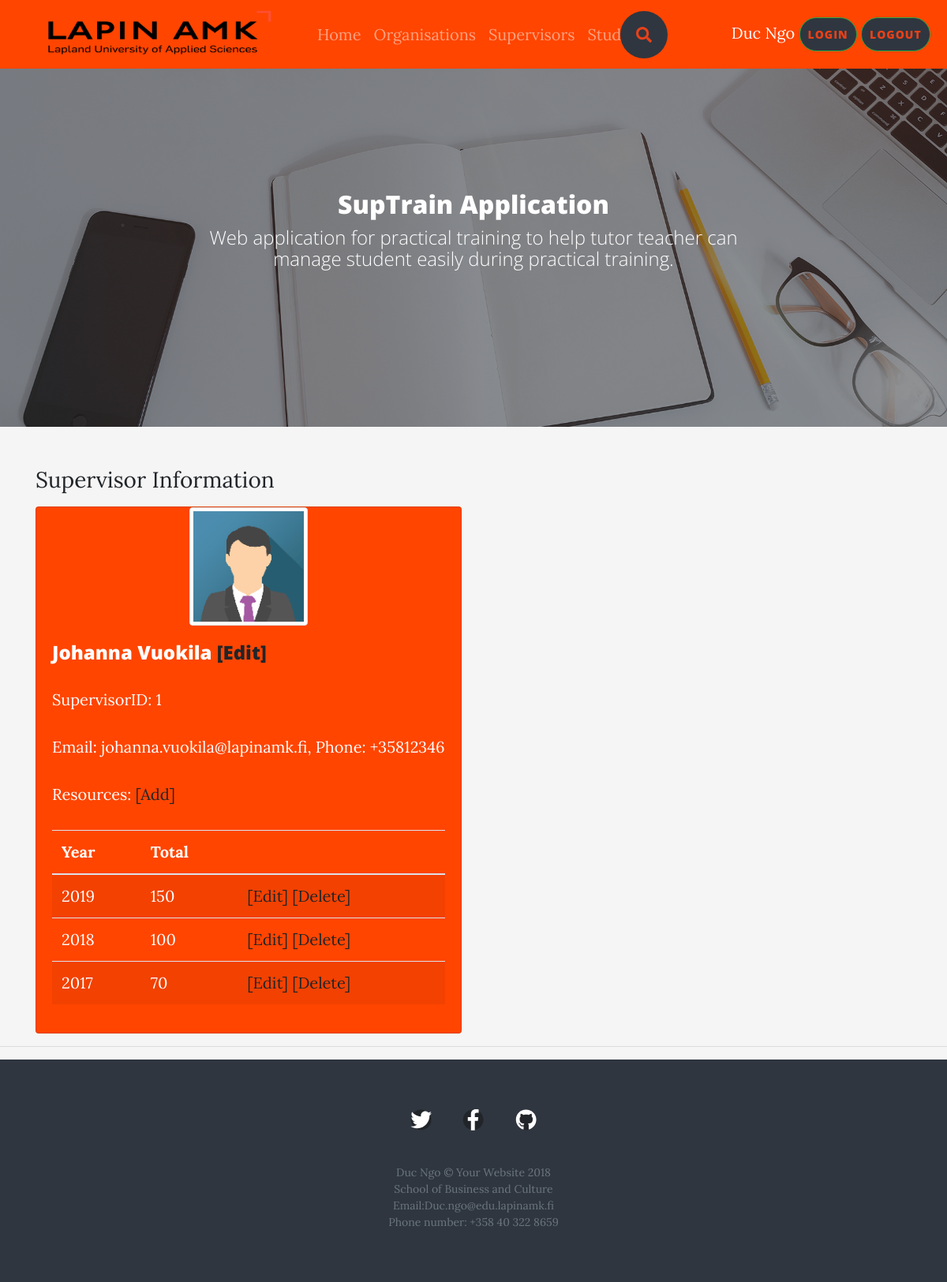
Screenshot of /SuptrainApplication.php?page=supervisorinfo&id=1 (signed in) with the database file from the repository.
### tables this page shows
CREATE TABLE `supervisor` (
  `supervisorID` int(11) NOT NULL,
  `firstname` varchar(50) NOT NULL,
  `lastname` varchar(50) NOT NULL,
  `email` varchar(100) NOT NULL,
  `phone` varchar(30) NOT NULL,
  `password` varchar(100) NOT NULL,
  `image` varchar(100) NOT NULL
);

CREATE TABLE `supervisorhours` (
  `supervisorhoursID` int(11) NOT NULL,
  `supervisorID` int(11) NOT NULL,
  `year` int(4) NOT NULL,
  `hours` int(4) NOT NULL
);

### php/supervisorinfo.php (the view, shortened to what this page needs)
<?php
if(isset($_GET['id'])) $id=$_GET['id'];
else header('location:SuptrainApplication.php?page=supervisors');
include('dbConnect.php');
$sql="SELECT * FROM supervisor WHERE supervisorID=$id";
$result=$conn->query($sql);
if($result->num_rows > 0){
	$row=$result->fetch_assoc();
?>
<h1 class="h3 mb-3 font-weight-normal">Supervisor Information</h1>
<div class="card d-inline-flex mystyle">
  <div class="text-center">
	<?php
	if(empty($row['image'])){
		echo '<img class="img-responsive img-thumbnail" width="150px" src="img/avatar.png" />';
	}else{
		echo '<img class="img-responsive img-thumbnail" width="150px" src="img/supervisors/'.$row['image'].'" />';
	}
	?>
  </div>
  <div class="card-body">
    <h4 class="card-title"><?php echo $row['firstname'].' '.$row['lastname'].' <a class="mystyle2" href="SuptrainApplication.php?page=editSupervisor&id='.$id.'">[Edit]</a></h4>';?>
		<p class="card-text">SupervisorID: <?php echo $row['supervisorID']?></p>
    <p class="card-text">Email: <?php echo $row['email'].', Phone: '.$row['phone']?></p>
	<p class="card-text">Resources: <a class="mystyle2" href="SuptrainApplication.php?page=supervisorinfo&id=<?php echo $id?>&add=ok">[Add]</a></p>
	<?php
	$sql="SELECT * FROM supervisorhours WHERE supervisorID=$id ORDER BY year DESC";
	$result=$conn->query($sql);
	?>
	<table class="table table-striped">
		<thead>
			<tr><th>Year</th><th>Total</th><th></th></tr>
		</thead>
		<tbody>
		<?php
		while($row=$result->fetch_assoc()){
			echo '<tr>';
			echo '<td>'.$row['year'].'</td>';
			echo '<td>'.$row['hours'].'</td>';
			echo '<td><a class="mystyle2" href="SuptrainApplication.php?page=supervisorinfo&id='.$id.'&edit=ok&rowid='.$row['supervisorhoursID'].'">[Edit]</a> ';
			echo '<a class="mystyle2"
			href="php/delTotalHours.php?id='.$id.'&rowid='.$row['supervisorhoursID'].'">[Delete]</a></td>';
			echo '</tr>';
		};
		?>
		</tbody>
	</table>
  </div>
</div>
<?php
}else header('location:SuptrainApplication.php?page=supervisors');
?>

### css/starter-template.css (style rules this page uses)
body { padding-top: 5rem; }

### css/signin.css (style rules this page uses)
html, body { height: 100%; }
body { display: -ms-flexbox; align-items: center; padding-top: 40px; padding-bottom: 40px; background-color: #f5f5f5; }
.mystyle { background-color: orangered!important; color:white!important; }
.mystyle2 { text-decoration:none!important; }
.th, td { padding: 10px; margin:10px; }

### rows the page displays
supervisor: firstname "Johanna", lastname "Vuokila", supervisorID "1", email "johanna.vuokila@lapinamk.fi", phone "+35812346"
supervisorhours: year "2019", hours "150"
supervisorhours: year "2018", hours "100"
supervisorhours: year "2017", hours "70"

### other values shown
$_SESSION['user'] "Duc Ngo"
